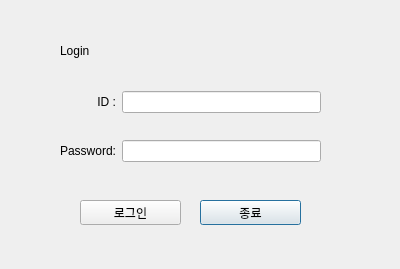
<?xml version="1.0" encoding="UTF-8"?>
<ui version="4.0">
 <class>Login</class>
 <widget class="QDialog" name="Login">
  <property name="geometry">
   <rect>
    <x>0</x>
    <y>0</y>
    <width>400</width>
    <height>269</height>
   </rect>
  </property>
  <property name="windowTitle">
   <string>로그인</string>
  </property>
  <widget class="QLabel" name="lbl_Login">
   <property name="geometry">
    <rect>
     <x>60</x>
     <y>40</y>
     <width>121</width>
     <height>21</height>
    </rect>
   </property>
   <property name="text">
    <string>Login</string>
   </property>
  </widget>
  <widget class="QWidget" name="gridLayoutWidget">
   <property name="geometry">
    <rect>
     <x>60</x>
     <y>70</y>
     <width>261</width>
     <height>115</height>
    </rect>
   </property>
   <layout class="QGridLayout" name="gridLayout">
    <item row="1" column="0">
     <widget class="QLabel" name="lbl_Password">
      <property name="text">
       <string>Password:</string>
      </property>
      <property name="alignment">
       <set>Qt::AlignRight|Qt::AlignTrailing|Qt::AlignVCenter</set>
      </property>
     </widget>
    </item>
    <item row="0" column="0">
     <widget class="QLabel" name="lbl_ID">
      <property name="text">
       <string>ID :</string>
      </property>
      <property name="alignment">
       <set>Qt::AlignRight|Qt::AlignTrailing|Qt::AlignVCenter</set>
      </property>
     </widget>
    </item>
    <item row="1" column="1">
     <widget class="QLineEdit" name="le_Password">
      <property name="echoMode">
       <enum>QLineEdit::Password</enum>
      </property>
     </widget>
    </item>
    <item row="0" column="1">
     <widget class="QLineEdit" name="le_ID"/>
    </item>
   </layout>
  </widget>
  <widget class="QPushButton" name="btn_ExitLogin">
   <property name="geometry">
    <rect>
     <x>200</x>
     <y>200</y>
     <width>101</width>
     <height>25</height>
    </rect>
   </property>
   <property name="text">
    <string>종료</string>
   </property>
  </widget>
  <widget class="QPushButton" name="btn_Login">
   <property name="geometry">
    <rect>
     <x>80</x>
     <y>200</y>
     <width>101</width>
     <height>25</height>
    </rect>
   </property>
   <property name="text">
    <string>로그인</string>
   </property>
  </widget>
 </widget>
 <resources/>
 <connections/>
</ui>
